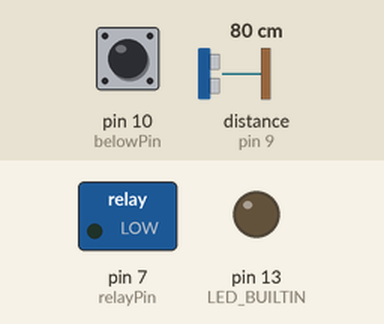
Bench run of a sketch on a simulated Arduino Uno, built with avr-gcc and run on an emulated ATmega328P. Shown: switched loads named in the sketch (green lamp = pin HIGH), output pins drawn as LEDs (lit = HIGH). Wiring (inferred from the names in the program): ultrasonic range finder: trigger pin 8; echo pin 9. The inputs (shaded band) are chosen by the test bench; at power-on: distance to the obstacle (sensor on pin 9) 80 cm, pin 10 (belowPin) HIGH. The echo pulse lasts 58.3 µs per cm; pins used as bus, display or sensor lines are not drawn.

Above: at 1.2 s.
1.3 s: distance to the obstacle (sensor on pin 9) set to 18 cm
2.8 s: distance to the obstacle (sensor on pin 9) set to 13 cm
At 4.0 s:
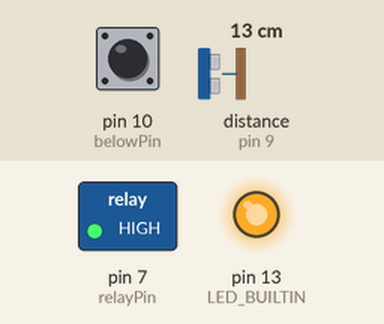
5.8 s: distance to the obstacle (sensor on pin 9) set to 35 cm
At 7.8 s:
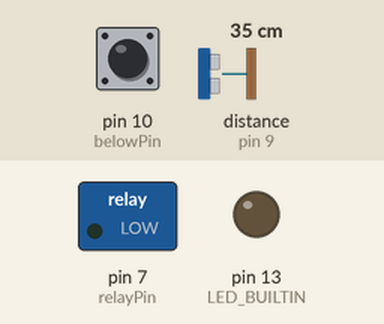
8.7 s: distance to the obstacle (sensor on pin 9) set to 2 cm
At 9.5 s:
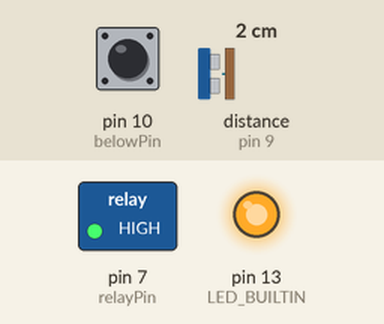
Timing chart, 0 to 12.6 s (numbered marks = the images above; inputs shaded):
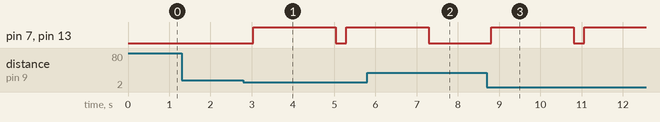

Measured:
- the behaviour switches between 16 and 15 cm on distance to the obstacle (sensor on pin 9) (found by bisection; images 0 and 1)
- after the input at 1.3 s, every drawn part: stays the same
- after the input at 2.8 s, pin 7 (relayPin), pin 13 (LED_BUILTIN): LOW → HIGH after 0.24 s, → LOW 2.0 s later, → HIGH 0.25 s later
- after the input at 5.8 s, pin 7 (relayPin), pin 13 (LED_BUILTIN): goes on until 7.3 s, then stays LOW
- after the input at 8.7 s, pin 7 (relayPin), pin 13 (LED_BUILTIN): LOW → HIGH after 0.11 s, → LOW 2.0 s later, → HIGH 0.25 s later

The sketch:

ultrasonic_robot.ino
```cpp
/*
 * Complete Guide for Ultrasonic Sensor HC-SR04
 *
    Ultrasonic sensor Pins:
        VCC: +5VDC
        Trig : Trigger (INPUT) - Pin11
        Echo: Echo (OUTPUT) - Pin 12
        GND: GND
 */

int trigPin = 8;    // Trig - Yellow Jumper
int echoPin = 9;    // Echo - Orange Jumper
int relayPin = 7;
int belowPin = 10;
long duration;
int cm, inches;
int threshHold = 6;
int backwardsTime = 2000;

int i;

void setup()
{
  pinMode(LED_BUILTIN, OUTPUT);
  pinMode(relayPin, OUTPUT);
  pinMode(trigPin, OUTPUT);
  pinMode(echoPin, INPUT);
  pinMode(belowPin, INPUT);
}

void loop()
{
  // The sensor is triggered by a HIGH pulse of 10 or more microseconds.
  // Give a short LOW pulse beforehand to ensure a clean HIGH pulse:
  digitalWrite(trigPin, LOW);
  delayMicroseconds(5);
  digitalWrite(trigPin, HIGH);
  delayMicroseconds(10);
  digitalWrite(trigPin, LOW);
  // Read the signal from the sensor: a HIGH pulse whose
  // duration is the time (in microseconds) from the sending
  // of the ping to the reception of its echo off of an object.
  pinMode(echoPin, INPUT);
  duration = pulseIn(echoPin, HIGH);
  // convert the time into a distance
  cm = duration / 58; //(duration/2) / 29.1;
  inches = (duration/2) / 74; // 37
  if (inches < threshHold || digitalRead(belowPin) == LOW)
  {
    digitalWrite(relayPin, HIGH);
    digitalWrite(LED_BUILTIN, HIGH);
    delay(backwardsTime);
    digitalWrite(relayPin, LOW);
    digitalWrite(LED_BUILTIN, LOW);
  }
  delay(250);
}
```
